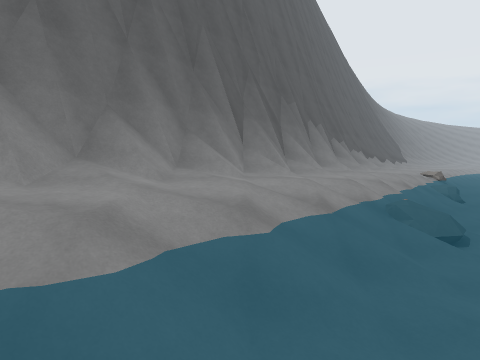
view 1 (above)

18 first-person views from a walk through a 3-D level made in the Unity game engine. The camera is 1.2 m above the floor, tilts 4° down and sees 70° across. The floor is counted in squares, 2 m on a side. Each view is taken from the middle of a square. On the plan, view 1 faces up. The plan holds only what a view shows up to about 10 squares ahead; the rest is blank. The place goes on beyond the plan. The player character is not drawn.

view 2
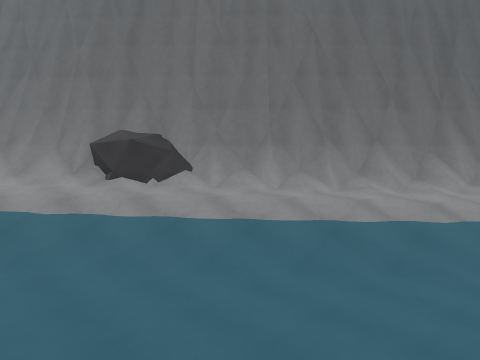

view 3
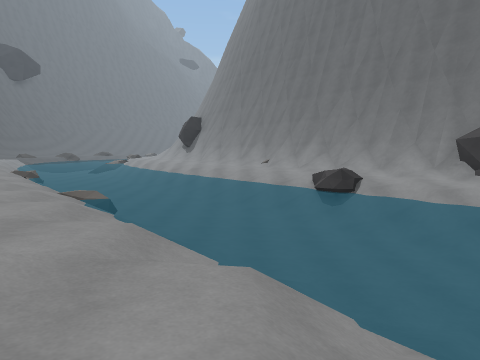

view 4
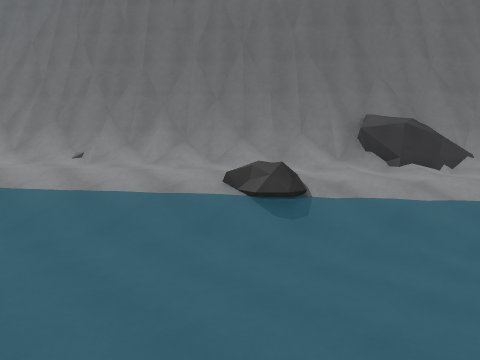

view 5
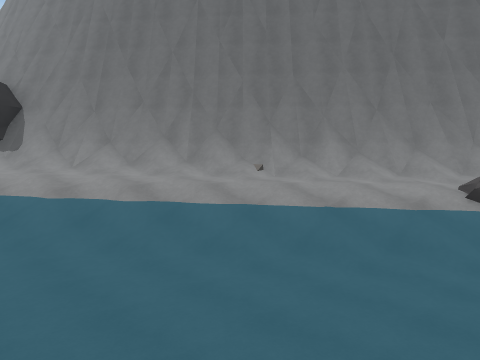

view 6
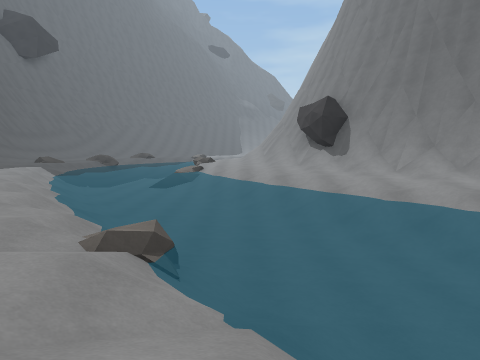

view 7
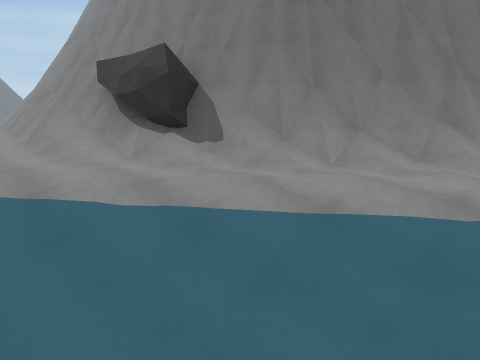

view 8
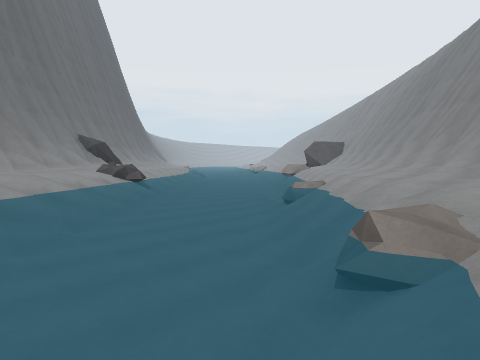

view 9
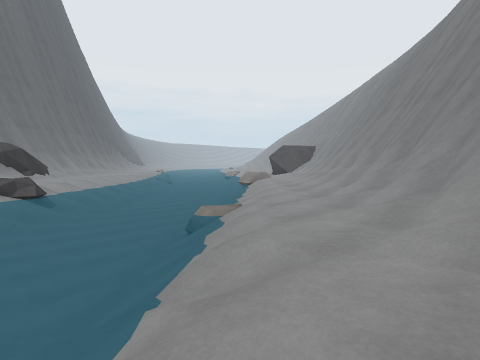

view 10
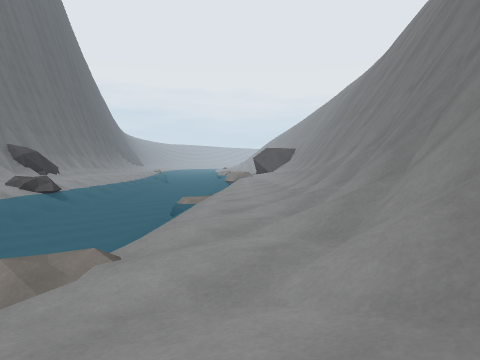

view 11
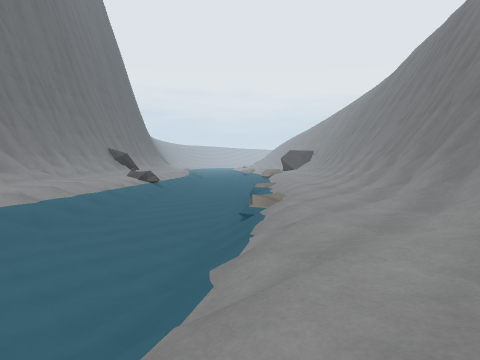

view 12
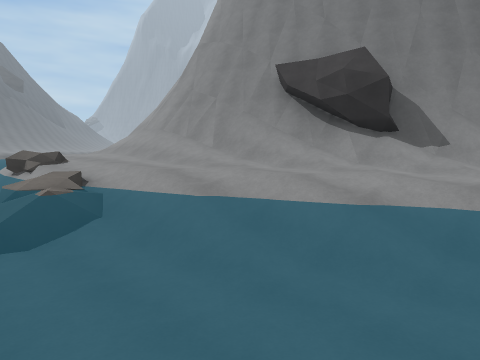

view 13
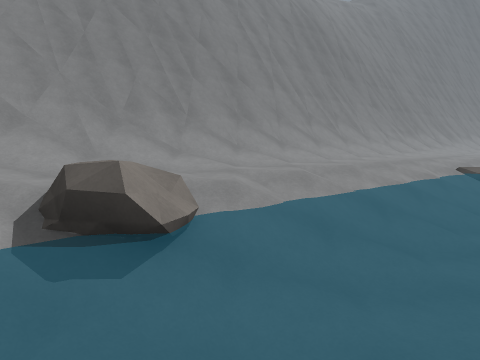

view 14
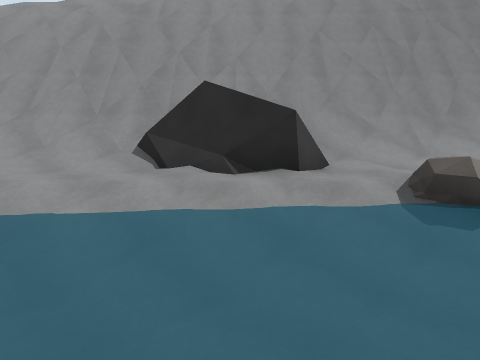

view 15
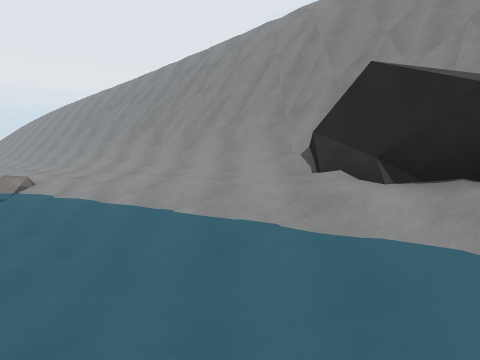

view 16
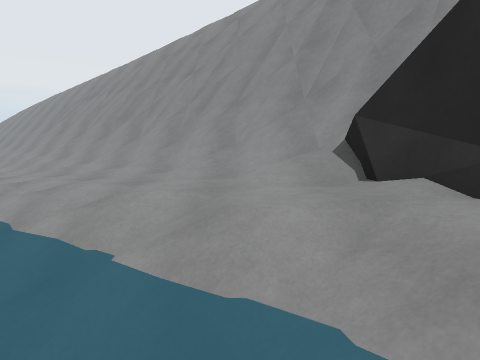

view 17
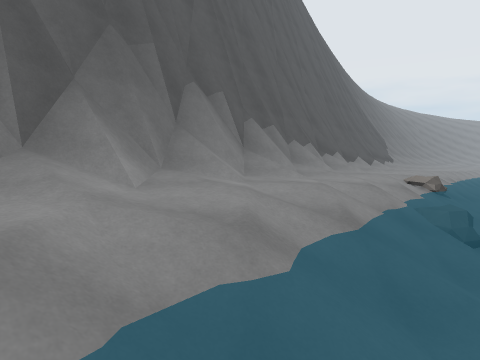

view 18
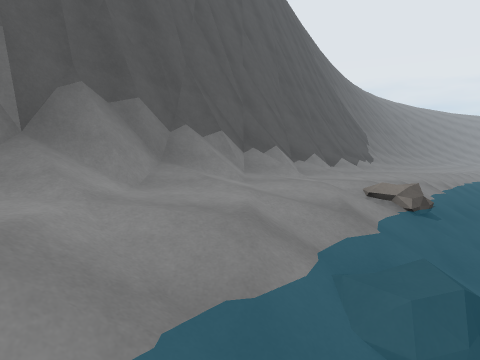

### Floor plan
Key: @ floor where view 1 was taken; # wall or solid block; . main floor; : floor 1.5 m higher than the main floor; / step, stairs or slope; = window, fence, low wall or low ledge; v drop or lower ground; O other object.
Columns run from 23 left of view 1 to 12 right of it. Each row starts with its distance up from view 1.
 18                               ## ./
 17                              ##///.
 16                             ##///.
 15                             ##///.
 14                            ##///.
 13                           ##//...
 12                           ##//..
 11                          ##///.
 10                         ##///.
  9                         ##//..
  8                        ##//..
  7                       ##///.
  6                      ##///..
  5                     ##///..
  4                    ###//..      /.//
  3                    ##///.     O..///
  2                   ##///..    ./////#
  1                  ##///..    ./////##
  0                 ##///..@   ..////##v
 -1               ###///..    ..////##v/
 -2              ##////..  . ..////##vv/
 -3             ##////..    ..////##vv//
 -4           ###////..    .O/###=#vv//
 -5          ##//////.    ..//#==##v//
 -6         ##////..     ../////##vv/
 -7        ##////..     ../////##vv/
 -8      ###////..     ..////###vv/
 -9     ##/////..     ..////### vv
-10 #####/////..      /////##
-11 #///////..     ../////## vv
-12 ////://..     ../////## vv
-13 /:://...     ..////### vv
-14 :///..    .../////### vv
-15 //..      ../////###
-16  ::     ...////###
-17        ../////### vv
-18       ../:///###
-19       //://

Positions as (right, up) in squares from view 1, and headings:
1: (0, 0), facing up
2: (1, -5), facing up-left
3: (1, -7), facing left
4: (-4, -9), facing up-left
5: (-7, -12), facing up-left
6: (-7, -13), facing left
7: (-13, -14), facing up-left
8: (-13, -15), facing up-right
9: (-10, -15), facing up-right
10: (-11, -17), facing up-right
11: (-16, -19), facing up-right
12: (-16, -17), facing up-left
13: (0, -2), facing down
14: (0, 0), facing down-right
15: (0, -2), facing right
16: (2, -2), facing right
17: (3, 5), facing up
18: (5, 8), facing up
